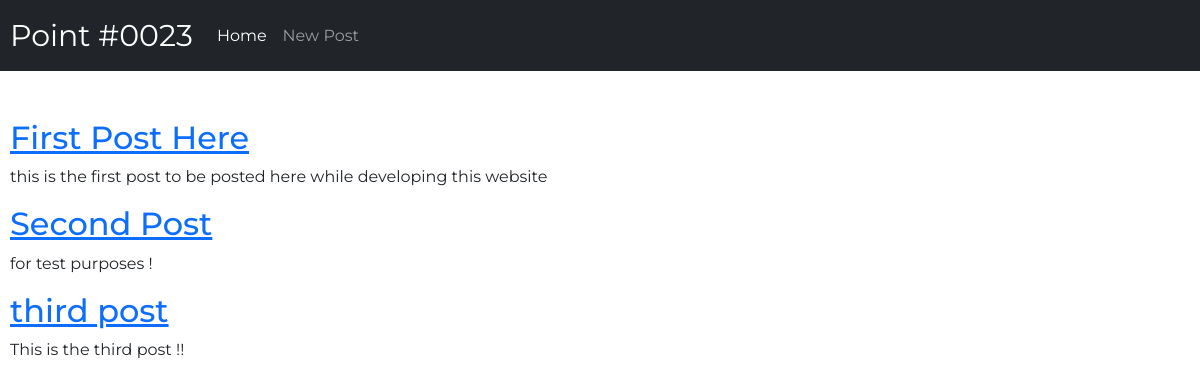
The page / on the database its author committed.
### blog/models.py (models this page shows, shortened)
class Post(models.Model):
	title = models.CharField(max_length=200)
	author = models.ForeignKey(
			'auth.user',
			on_delete=models.CASCADE,
		)
	body = models.TextField()

### blog/views.py (the view)
# urls.py: path('',BlogListView.as_view(),name='home'),
class BlogListView(ListView):
	model = Post
	template_name = "home.html"

### templates/home.html
{% extends 'base.html' %}
{% block content %}
    {% for post in object_list %}
      <div class="post-entry">
      <h2><a href="{% url 'post_detail' post.pk%}">{{ post.title }}</a>
      </h2> <p>{{ post.body }}</p>
      </div>
    {% endfor %}
{% endblock content %}

### static/css/base.css (style rules this page uses)
body { font-family: 'Montserrat', sans-serif !important; }

### rows shown on the page
Post: title "First Post Here", body "this is the first post to be posted here while developing this website"
Post: title "Second Post", body "for test purposes !"
Post: title "third post", body "This is the third post !!"
